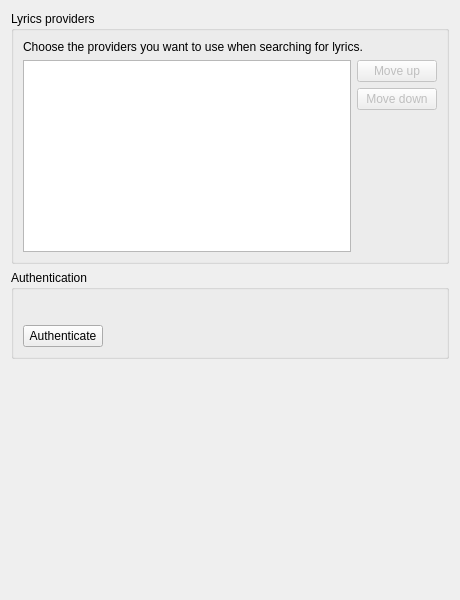
<?xml version="1.0" encoding="UTF-8"?>
<ui version="4.0">
 <class>LyricsSettingsPage</class>
 <widget class="QWidget" name="LyricsSettingsPage">
  <property name="geometry">
   <rect>
    <x>0</x>
    <y>0</y>
    <width>460</width>
    <height>600</height>
   </rect>
  </property>
  <property name="windowTitle">
   <string>Lyrics</string>
  </property>
  <layout class="QVBoxLayout" name="layout_tidalsettingspage">
   <item>
    <widget class="QGroupBox" name="groupbox_providers">
     <property name="sizePolicy">
      <sizepolicy hsizetype="Preferred" vsizetype="Expanding">
       <horstretch>0</horstretch>
       <verstretch>0</verstretch>
      </sizepolicy>
     </property>
     <property name="title">
      <string>Lyrics providers</string>
     </property>
     <layout class="QVBoxLayout" name="verticalLayout_15">
      <item>
       <widget class="QLabel" name="label_enabled">
        <property name="text">
         <string>Choose the providers you want to use when searching for lyrics.</string>
        </property>
        <property name="wordWrap">
         <bool>true</bool>
        </property>
       </widget>
      </item>
      <item>
       <layout class="QHBoxLayout" name="layout_providers">
        <item>
         <widget class="QListWidget" name="providers"/>
        </item>
        <item>
         <layout class="QVBoxLayout" name="layout_providers_updown">
          <item>
           <widget class="QPushButton" name="providers_up">
            <property name="enabled">
             <bool>false</bool>
            </property>
            <property name="text">
             <string>Move up</string>
            </property>
           </widget>
          </item>
          <item>
           <widget class="QPushButton" name="providers_down">
            <property name="enabled">
             <bool>false</bool>
            </property>
            <property name="text">
             <string>Move down</string>
            </property>
           </widget>
          </item>
          <item>
           <spacer name="spacer_providers_updown">
            <property name="orientation">
             <enum>Qt::Vertical</enum>
            </property>
            <property name="sizeHint" stdset="0">
             <size>
              <width>20</width>
              <height>40</height>
             </size>
            </property>
           </spacer>
          </item>
         </layout>
        </item>
       </layout>
      </item>
     </layout>
    </widget>
   </item>
   <item>
    <widget class="QGroupBox" name="authentication">
     <property name="sizePolicy">
      <sizepolicy hsizetype="Preferred" vsizetype="Maximum">
       <horstretch>0</horstretch>
       <verstretch>0</verstretch>
      </sizepolicy>
     </property>
     <property name="title">
      <string>Authentication</string>
     </property>
     <layout class="QVBoxLayout" name="verticalLayout">
      <item>
       <widget class="QLabel" name="label_auth_info">
        <property name="text">
         <string/>
        </property>
        <property name="wordWrap">
         <bool>true</bool>
        </property>
       </widget>
      </item>
      <item>
       <widget class="LoginStateWidget" name="login_state" native="true"/>
      </item>
      <item>
       <layout class="QHBoxLayout" name="layout_button_authenticate">
        <item>
         <widget class="QPushButton" name="button_authenticate">
          <property name="text">
           <string>Authenticate</string>
          </property>
         </widget>
        </item>
        <item>
         <spacer name="spacer_button_authenticate">
          <property name="orientation">
           <enum>Qt::Horizontal</enum>
          </property>
          <property name="sizeHint" stdset="0">
           <size>
            <width>40</width>
            <height>20</height>
           </size>
          </property>
         </spacer>
        </item>
       </layout>
      </item>
     </layout>
    </widget>
   </item>
   <item>
    <spacer name="spacer_bottom">
     <property name="orientation">
      <enum>Qt::Vertical</enum>
     </property>
     <property name="sizeHint" stdset="0">
      <size>
       <width>20</width>
       <height>30</height>
      </size>
     </property>
    </spacer>
   </item>
  </layout>
 </widget>
 <customwidgets>
  <customwidget>
   <class>LoginStateWidget</class>
   <extends>QWidget</extends>
   <header>widgets/loginstatewidget.h</header>
   <container>1</container>
  </customwidget>
 </customwidgets>
 <resources>
  <include location="../../data/data.qrc"/>
  <include location="../../data/icons.qrc"/>
 </resources>
 <connections/>
</ui>
